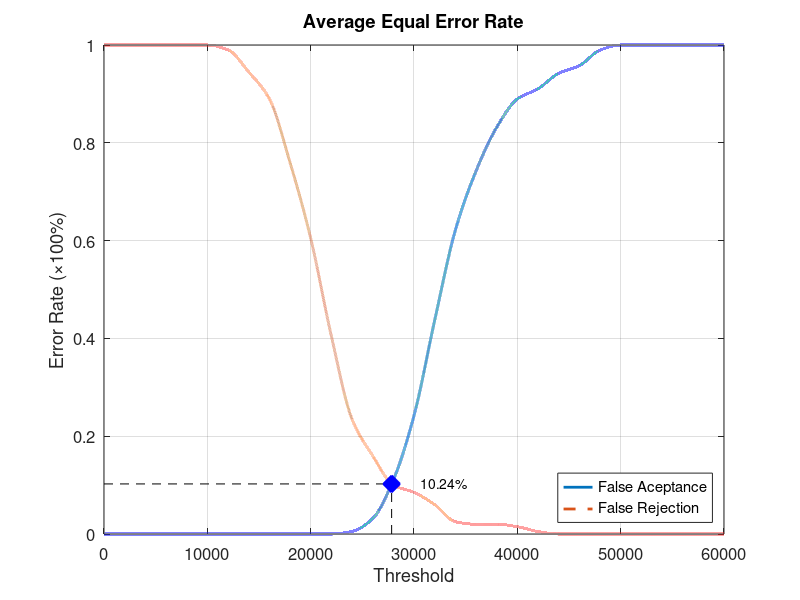
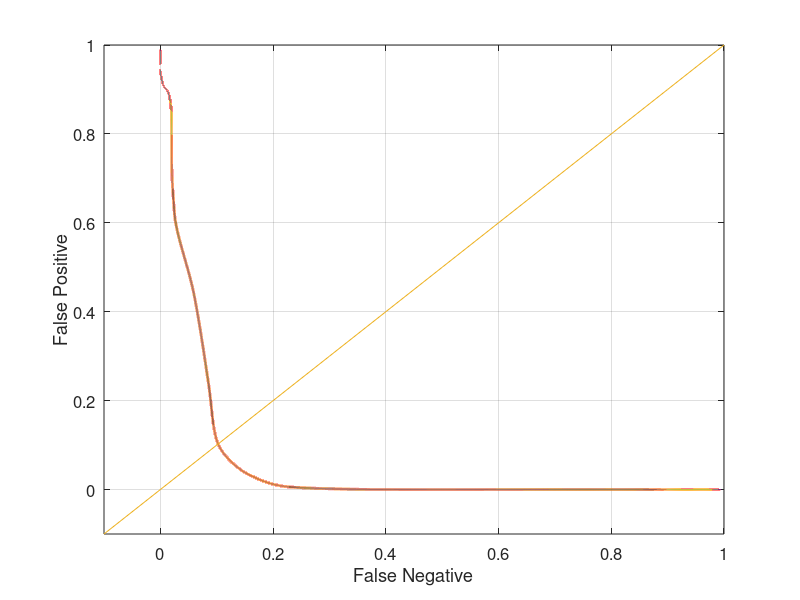

These charts were generated, in order, by the following MATLAB code:
function yEER = Database2_4
close all;
clear;
clc;
x = 0:2000:60000;
xq = 0:0.5:60000;

y0 = [0 0 0 0 0 0 0 0 0 0 0 0 0.00526316 0.0315789 0.110526 0.242105 0.436842 0.621053 0.742105 0.831579 0.889474 0.910526 0.942105 0.957895 0.989474 1 1 1 1 1 1];
yy0 = interp1(x, y0, xq, 'pchip');
y1 = [1 1 1 1 1 1 0.99 0.945 0.89 0.76 0.605 0.405 0.235 0.16 0.1 0.085 0.06 0.025 0.02 0.02 0.015 0.005 0 0 0 0 0 0 0 0 0];
yy1 = interp1(x, y1, xq, 'pchip');

% Calculating EER: 
y2 = abs(y0 - y1);
find(y2 == min(y2))
yy2 = abs(yy0 - yy1);
xEER = find(yy2 == min(yy2));
xEERIndex = xq(xEER) % X-axis EER
yEER = yy0(xEER) % Y-axis EER

main = figure
plot(xq, yy0,'-','LineWidth', 2);	hold on
plot(xq, yy1,'--','LineWidth', 2);	hold on
plot([xEERIndex xEERIndex], [0 yEER], 'k--');	hold on
plot([0 xEERIndex], [yEER yEER], 'k--');	hold on
plot(xEERIndex, yEER, 'bx', 'LineWidth', 10);	hold on
text(xEERIndex + 10 * xEERIndex / 100, yEER, [num2str(round((10000 * yEER)) / 100) '%'])
legend('False Aceptance', 'False Rejection', 'Location', 'SouthEast')
xlabel('Threshold')
ylabel('Error Rate (\times100%)')
title('Average Equal Error Rate')
set(gca, 'FontSize', 12)
axis([0 60000 0 1])
grid on

print(main, 'Database2_4Main', '-dpng');
FNRxFPR = figure('Color', [1 1 1]);
plot(yy1, yy0, '-', yy1, yy0, 'LineWidth', 2);
hold on
y = -0.1:0.1:1
plot(y, y); 
set(gca, 'FontSize', 12)
xlabel('False Negative')
ylabel('False Positive')
axis([-0.1 1 -0.1 1])
set(gca, 'FontSize', 12)
grid on

print(FNRxFPR, 'Database2_4FNRxFPR','-dpng');
end
